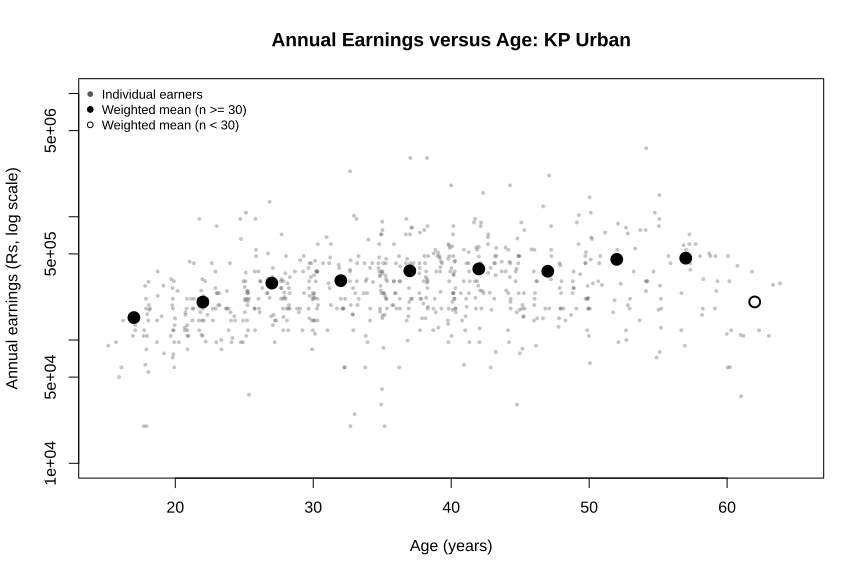

The script that drew this image:
# ECO346 Assignment 1
# Question 3: Earnings versus Age

# Load the datasets
person <- read.csv("data/pslm_person_subset.csv")
household <- read.csv("data/pslm_hh_subset.csv")

# Join household weights and location information
combined <- merge(
  person,
  household[, c("hhid", "hhweight", "prov_code", "urban_rural")],
  by = "hhid"
)

# Select KP urban observations
kp_urban <- subset(
  combined,
  prov_code == 1 & urban_rural == 2
)

# Keep earners aged 15–64 with positive annual earnings
earners <- subset(
  kp_urban,
  age >= 15 & age <= 64 & earn_annual > 0
)

# Create five-year age bands
earners$age_band <- cut(
  earners$age,
  breaks = seq(15, 65, by = 5),
  right = FALSE,
  labels = c(
    "15-19", "20-24", "25-29", "30-34", "35-39",
    "40-44", "45-49", "50-54", "55-59", "60-64"
  )
)

# Calculate weighted mean earnings for each age band
band_means <- aggregate(
  cbind(weighted_earnings = earners$earn_annual * earners$hhweight,
        weight = earners$hhweight),
  by = list(age_band = earners$age_band),
  FUN = sum
)

band_means$weighted_mean <- (
  band_means$weighted_earnings / band_means$weight
)

# Count unweighted observations in each band
band_counts <- aggregate(
  earn_annual ~ age_band,
  data = earners,
  FUN = length
)

names(band_counts)[2] <- "n"

# Combine means and counts
band_table <- merge(
  band_means[, c("age_band", "weighted_mean")],
  band_counts,
  by = "age_band",
  all.x = TRUE
)

# Sort the bands in age order
band_table <- band_table[
  match(levels(earners$age_band), band_table$age_band),
]

# Display the results
band_table$weighted_mean <- round(band_table$weighted_mean)
print(band_table)
# Add age-band midpoints for plotting
band_table$age_midpoint <- seq(17, 62, by = 5)

# Display the updated table
print(band_table)
# Create the Question 3 SVG graph
svglite::svglite(
  "figures/q3_earnings_vs_age.svg",
  width = 9,
  height = 6
)

# Start with an empty graph using a logarithmic earnings axis
plot(
  earners$age,
  earners$earn_annual,
  log = "y",
  xlim = c(15, 65),
  ylim = c(10000, 10000000),
  type = "n",
  xlab = "Age (years)",
  ylab = "Annual earnings (Rs, log scale)",
  main = "Annual Earnings versus Age: KP Urban"
)

# Add individual earners as lightly jittered points
set.seed(346)
points(
  jitter(earners$age, amount = 0.35),
  earners$earn_annual,
  pch = 16,
  cex = 0.55,
  col = adjustcolor("grey35", alpha.f = 0.35)
)

# Add weighted mean earnings for each age band
# Use hollow circles when a band has fewer than 30 observations
for (i in seq_len(nrow(band_table))) {
  point_symbol <- if (band_table$n[i] < 30) 1 else 19
  
  points(
    band_table$age_midpoint[i],
    band_table$weighted_mean[i],
    pch = point_symbol,
    cex = 1.5,
    lwd = 2
  )
}

# Add a legend
legend(
  "topleft",
  legend = c(
    "Individual earners",
    "Weighted mean (n >= 30)",
    "Weighted mean (n < 30)"
  ),
  pch = c(16, 19, 1),
  col = c("grey35", "black", "black"),
  bty = "n",
  cex = 0.8
)

dev.off()
